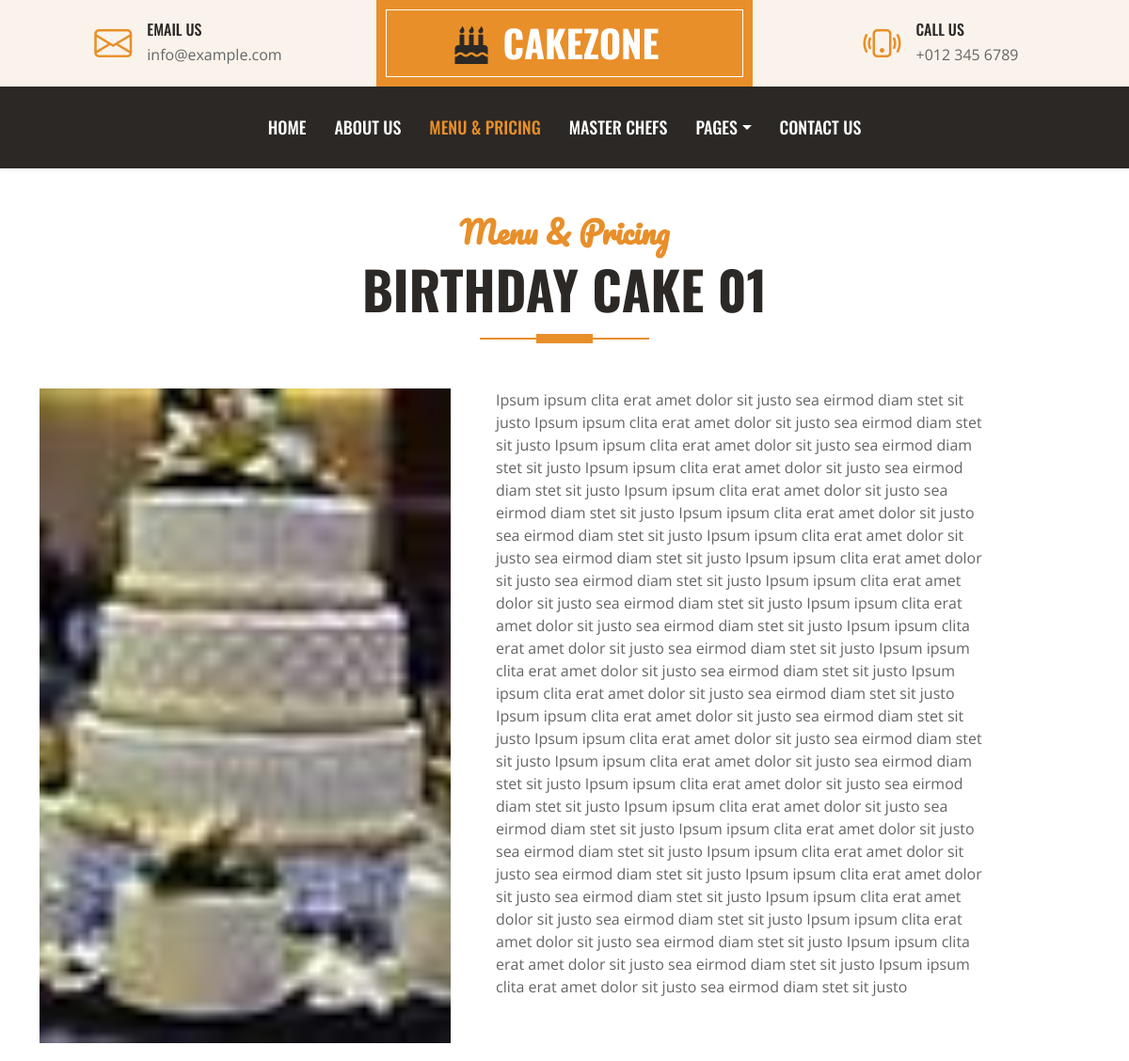
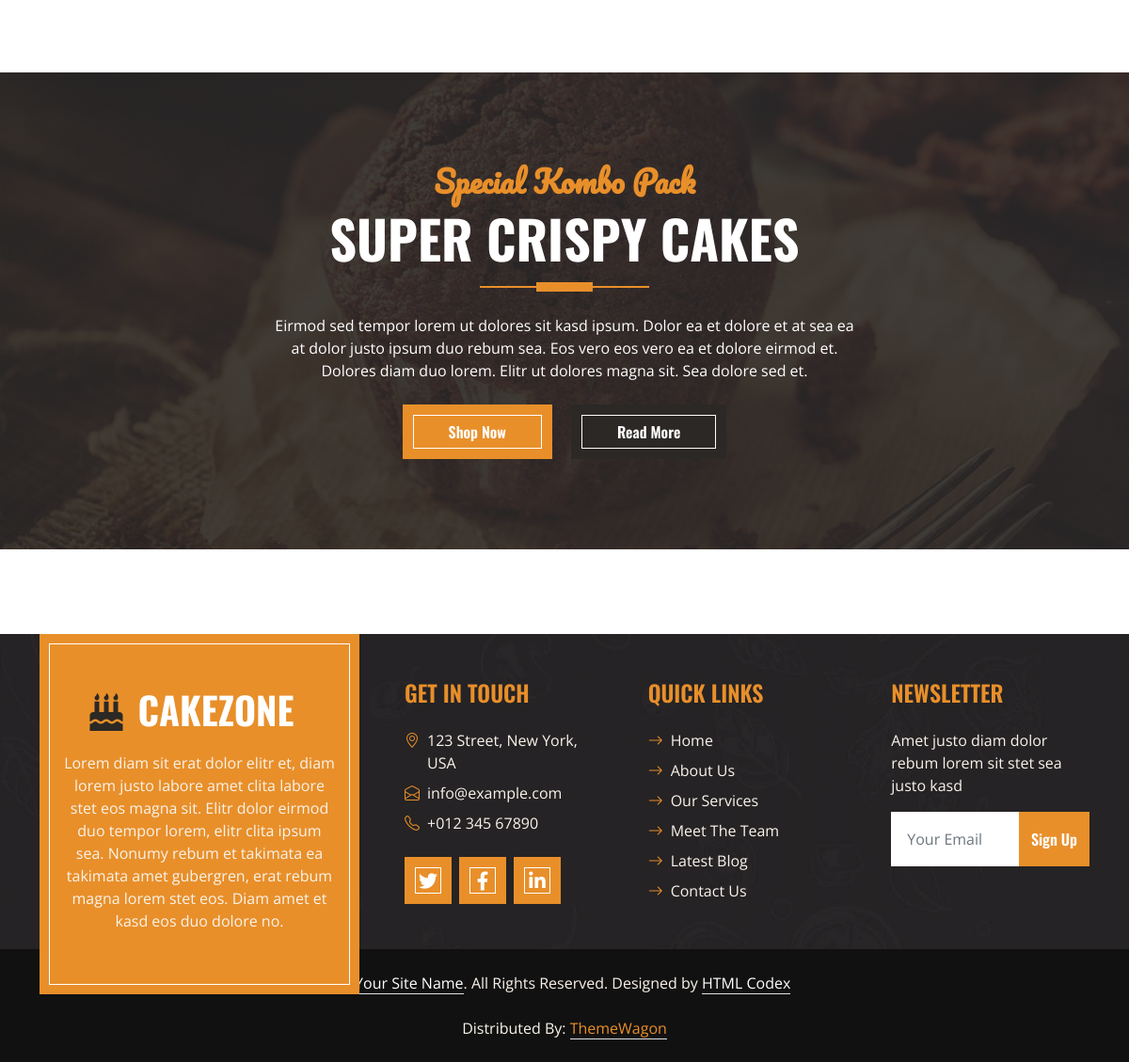
Page /menu-pricing/1-birthday-cake-01 on the committed database (2 pictures, top to bottom).
### tables this page shows
CREATE TABLE `cake` (
  `id` int unsigned NOT NULL AUTO_INCREMENT,
  `name_cake` varchar(75) DEFAULT NULL,
  `price` double DEFAULT '0',
  `description` text,
  `url_image` varchar(250) DEFAULT NULL,
  `type` enum('birthday','wedding','custom') DEFAULT NULL,
  `status` tinyint DEFAULT '0',
  PRIMARY KEY (`id`),
  KEY `status` (`status`),
  KEY `type` (`type`)
);

### #include/#class/load.php (called while the page is built, shortened)
<?php
	spl_autoload_register(function ($class) {
		$prefix = 'App\\';
		$base_dir = __DIR__ . '\\';
		$len = strlen($prefix);
		$relative_class = substr($class, $len);
		$file = $base_dir . str_replace('\\', DIRECTORY_SEPARATOR, $relative_class) . '.php';
	});
?>

### #include/#class/DB.php (called while the page is built, shortened)
<?php
    class DB {
        static private $PDOInstance;
        public function __construct($host, $user, $pass, $db, $port = '3306') {
            $this->host = $host;
            $this->port = $port;
            $this->user = $user;
            $this->pass = $pass;
            $this->db = $db;
            if(!self::$PDOInstance) {
                try {
                    self::$PDOInstance = new PDO('mysql:host='.$this->host.';port='.$this->port.';dbname='.$this->db, $this->user, $this->pass);
                }
                catch (PDOException $e) {
                    die("PDO CONNECTION ERROR: " . $e->getMessage() . "<br/>");
                }
            }
            return self::$PDOInstance;
        }
        public function squery_single($statement, $array_condition) {
            $data = array();
            $PDOStatement = self::$PDOInstance->prepare($statement);
            $result = $PDOStatement->execute($array_condition);
            if($result !== false) {
                $data = $PDOStatement->fetch(PDO::FETCH_ASSOC);
            }
            return $data;
        }
    }
?>

### #include/#class/liblary.php (called while the page is built, shortened)
<?php
	class liblary{
		public function filterA($data){
			$filter = stripslashes(strip_tags(htmlspecialchars($data,ENT_QUOTES)));
			return $filter;
		}
	}
?>

### #include/#class/frontpage.php (called while the page is built, shortened)
<?php
    class frontPage {
        private $db;
        private $tbl_cake = 'cake';
        public function __construct() {
            $this->db = new DB(DB_SERVER,DB_USER,DB_PASS,DB_NAME);
        }
        public function cake_byid($id){
            $sql = "SELECT * FROM ".$this->tbl_cake." WHERE id = ?";
			$data = $this->db->squery_single($sql, array($id));
			return $data;
        }
    }
?>

### #include/component/detail_products.php (the view, shortened to what this page needs)
<div class="container-fluid about py-5">
    <div class="container">
        <div class="section-title position-relative text-center mx-auto mb-5 pb-3" style="max-width: 600px;">
            <h2 class="text-primary font-secondary">Menu & Pricing</h2>
            <h1 class="display-4 text-uppercase"><?php echo $data_cake['name_cake'];?></h1>
        </div>
        <div class="row gx-5">
            <div class="col-lg-5 mb-5 mb-lg-0" style="min-height: 400px;">
                <div class="position-relative h-100">
                    <img class="position-absolute w-100 h-100" src="<?php echo SERVER_NAME.$data_cake['url_image'];?>" style="object-fit: cover;">
                </div>
            </div>
            <div class="col-lg-6 pb-5">
                <?php echo $data_cake['description'];?>
            </div>
        </div>
    </div>
</div>

### assets/css/style.css (style rules this page uses)
:root { --primary: #E88F2A; --secondary: #FAF3EB; --light: #FFFFFF; --dark: #2B2825; }
.font-secondary { font-family: 'Pacifico', cursive; }
h1, h2, .font-weight-bold { font-weight: 700 !important; }
.section-title::before { position: absolute; content: ""; width: 60px; height: 10px; left: 50%; bottom: 0; margin-left: -30px; background: var(--primary); }
.section-title::after { position: absolute; content: ""; width: 180px; height: 2px; left: 50%; bottom: 4px; margin-left: -90px; background: var(--primary); }

### rows in the picture
cake: name_cake "BIRTHDAY CAKE 01", url_image (picture), description "Ipsum ipsum clita erat amet dolor sit justo sea eirmod diam stet sit justo Ipsum ipsum clita erat amet dolor sit justo sea eirmod diam stet sit justo Ipsum ipsum clita erat amet dolor sit justo sea eirmod diam stet sit justo Ipsum ipsum clita erat amet dolor sit justo sea eirmod diam stet sit justo Ipsum ipsum clita erat amet dolor sit justo sea eirmod diam stet sit justo Ipsum ipsum clita erat amet dolor sit justo sea eirmod diam stet sit justo Ipsum ipsum clita erat amet dolor sit justo sea eirmod diam stet sit justo Ipsum ipsum clita erat amet dolor sit justo sea eirmod diam stet sit justo Ipsum ipsum clita erat amet dolor sit justo sea eirmod diam stet sit justo Ipsum ipsum clita erat…"
